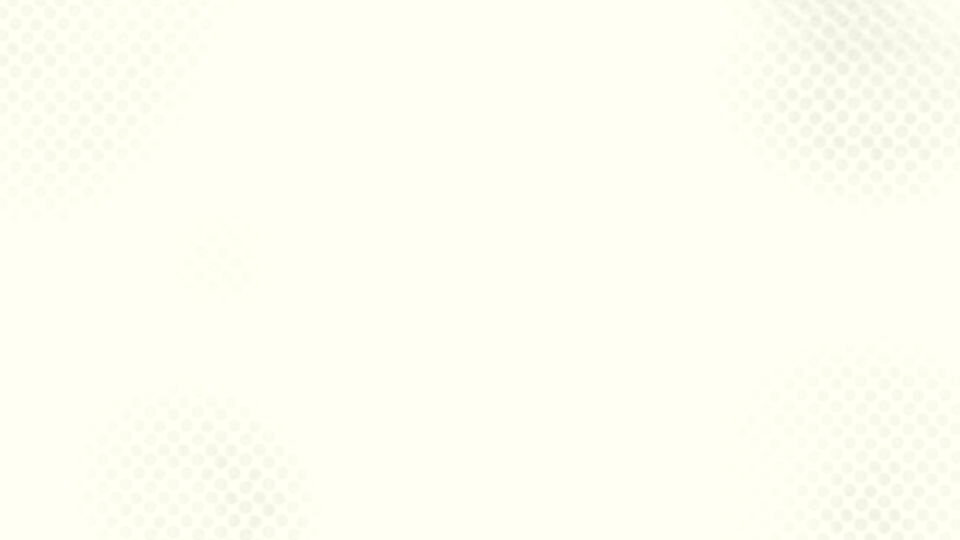
#> input picture Assets/bg.PNG, 960 x 540 px
$ python -i tetris.py   (imports and definitions only)
#> lines starting #> are read from the running program, lines starting #| are printed output that depends on the picture
import random
from typing import Dict, List, Tuple

import cv2
import numpy as np
import itertools
from PIL import Image, ImageFont, ImageDraw
import os

font = ImageFont.truetype(f"Assets/Font/Cubic_11_1.013_R.ttf", 18, encoding="utf-8")
font_title = ImageFont.truetype(f"Assets/Font/Cubic_11_1.013_R.ttf", 20, encoding="utf-8")

# Tetris game class
# noinspection PyMethodMayBeStatic
class Tetris:
    """Tetris game class"""

    # BOARD
    MAP_EMPTY = 0
    MAP_BLOCK = 1
    MAP_PLAYER = 2
    BOARD_WIDTH = 10
    BOARD_HEIGHT = 20

    TETROMINOS = {
        0: {  # I
            0: [(0, 0), (1, 0), (2, 0), (3, 0)],
            90: [(1, 0), (1, 1), (1, 2), (1, 3)],
            180: [(3, 0), (2, 0), (1, 0), (0, 0)],
            270: [(1, 3), (1, 2), (1, 1), (1, 0)],
        },
        1: {  # T
            0: [(1, 0), (0, 1), (1, 1), (2, 1)],
            90: [(0, 1), (1, 2), (1, 1), (1, 0)],
            180: [(1, 2), (2, 1), (1, 1), (0, 1)],
            270: [(2, 1), (1, 0), (1, 1), (1, 2)],
        },
        2: {  # L
            0: [(1, 0), (1, 1), (1, 2), (2, 2)],
            90: [(0, 1), (1, 1), (2, 1), (2, 0)],
            180: [(1, 2), (1, 1), (1, 0), (0, 0)],
            270: [(2, 1), (1, 1), (0, 1), (0, 2)],
        },
        3: {  # J
            0: [(1, 0), (1, 1), (1, 2), (0, 2)],
            90: [(0, 1), (1, 1), (2, 1), (2, 2)],
            180: [(1, 2), (1, 1), (1, 0), (2, 0)],
            270: [(2, 1), (1, 1), (0, 1), (0, 0)],
        },
        4: {  # Z
            0: [(0, 0), (1, 0), (1, 1), (2, 1)],
            90: [(0, 2), (0, 1), (1, 1), (1, 0)],
            180: [(2, 1), (1, 1), (1, 0), (0, 0)],
            270: [(1, 0), (1, 1), (0, 1), (0, 2)],
        },
        5: {  # S
            0: [(2, 0), (1, 0), (1, 1), (0, 1)],
            90: [(0, 0), (0, 1), (1, 1), (1, 2)],
            180: [(0, 1), (1, 1), (1, 0), (2, 0)],
            270: [(1, 2), (1, 1), (0, 1), (0, 0)],
        },
        6: {  # O
            0: [(1, 0), (2, 0), (1, 1), (2, 1)],
            90: [(1, 0), (2, 0), (1, 1), (2, 1)],
            180: [(1, 0), (2, 0), (1, 1), (2, 1)],
            270: [(1, 0), (2, 0), (1, 1), (2, 1)],
        },
        7: None, # Empty
    }

    COLORS = {
        0: (255, 255, 255),
        1: (247, 64, 99), # MAP_BLOCK
        2: (0, 167, 247), # MAP_PLAYER
    }

    ASSETS_PATH = f"Assets/"
    ASSETS = {
        "BG": os.path.join(ASSETS_PATH,"bg.PNG"),
        "board_BG": os.path.join(ASSETS_PATH, "board_bg.PNG"),
        "board_grid": os.path.join(ASSETS_PATH, "board_grid.PNG"),
        "board_border": os.path.join(ASSETS_PATH, "board_border.PNG"),
        "board_info": os.path.join(ASSETS_PATH, "board_info.PNG"),
        "decorate": os.path.join(ASSETS_PATH, "decorate.PNG")
    }

    BLOCK_ASSETS_PATH = os.path.join(ASSETS_PATH, "Blocks")
    MAP_BLOCK_IMG = os.path.join(BLOCK_ASSETS_PATH, "blockMap_1.PNG")
    BLOCK_ASSETS = {
        0: os.path.join(BLOCK_ASSETS_PATH, "blockI_1.PNG"), # I
        1: os.path.join(BLOCK_ASSETS_PATH, "blockT_1.PNG"), # T
        2: os.path.join(BLOCK_ASSETS_PATH, "blockL_1.PNG"), # L
        3: os.path.join(BLOCK_ASSETS_PATH, "blockJ_1.PNG"), # J
        4: os.path.join(BLOCK_ASSETS_PATH, "blockZ_1.PNG"), # Z
        5: os.path.join(BLOCK_ASSETS_PATH, "blockS_1.PNG"), # S
        6: os.path.join(BLOCK_ASSETS_PATH, "blockO_1.PNG"), # O
        7: None, # Empty
    }
    COMPLETED_BLOCK_ASSETS = {
        0: os.path.join(BLOCK_ASSETS_PATH, "blockI.PNG"), # I
        1: os.path.join(BLOCK_ASSETS_PATH, "blockT.PNG"), # T
        2: os.path.join(BLOCK_ASSETS_PATH, "blockL.PNG"), # L
        3: os.path.join(BLOCK_ASSETS_PATH, "blockJ.PNG"), # J
        4: os.path.join(BLOCK_ASSETS_PATH, "blockZ.PNG"), # Z
        5: os.path.join(BLOCK_ASSETS_PATH, "blockS.PNG"), # S
        6: os.path.join(BLOCK_ASSETS_PATH, "blockO.PNG"), # O
        7: None, # Empty
    }

    def __init__(self):
        # to avoid warnings just mention the warnings
        self.game_over = False
        self.current_pos = [3, 0]
        self.current_rotation = 0
        self.board = []
        self.board_label = []
        self.bag = []
        self.next_piece = None
        self.score = 0
        self.lines = 0

        self.reset()

    def reset(self):
        """Resets the game, returning the current state"""
        self.board = [[0] * Tetris.BOARD_WIDTH for _ in range(Tetris.BOARD_HEIGHT)]
        self.board_label = [[-1] * Tetris.BOARD_WIDTH for _ in range(Tetris.BOARD_HEIGHT)]
        self.game_over = False
        self.bag = list(range(len(Tetris.TETROMINOS) - 1))
        random.shuffle(self.bag)
        self.next_piece = self.bag.pop()
        self._new_round(piece_fall=False)
        self.score = 0
        return self._get_board_props(self.board, self.board_label)

    def _get_rotated_piece(self, rotation):
        """Returns the current piece, including rotation"""
        return Tetris.TETROMINOS[self.current_piece][rotation]

    # [17 lines left out: functions _get_complete_board, get_game_score, not called in this run]

    def _new_round(self, piece_fall=False) -> int:
        """Starts a new round (new piece)"""
        score = 0
        if piece_fall:
            # Update board and calculate score
            piece = self._get_rotated_piece(self.current_rotation)
            self.board, self.board_label = self._add_piece_to_board(piece, self.current_pos)
            lines_cleared, self.board, self.board_label = self._clear_lines(self.board, self.board_label)
            score = 1 + ((2 ** (lines_cleared - 1)) * Tetris.BOARD_WIDTH if lines_cleared > 0 else 0)
            self.score += score
            self.lines += lines_cleared

        self.current_piece = self.next_piece
        self.next_piece = self.bag.pop()
        self.current_pos = [3, 0]
        self.current_rotation = 0

        # Generate new bag with the pieces
        if len(self.bag) < 3:
            tmp = list(range(len(Tetris.TETROMINOS) - 1))
            random.shuffle(tmp)
            self.bag += tmp

        if not self.is_valid_position(self._get_rotated_piece(self.current_rotation), self.current_pos):
            self.game_over = True
            self.lines = 0
        return score

    def is_valid_position(self, piece, pos):
        """Check if there is a collision between the current piece and the board.
        :returns: True, if the piece position is _invalid_, False, otherwise
        """
        for x, y in piece:
            x += pos[0]
            y += pos[1]
            if x < 0 or x >= Tetris.BOARD_WIDTH \
                    or y < 0 or y >= Tetris.BOARD_HEIGHT \
                    or self.board[y][x] == Tetris.MAP_BLOCK:
                return False
        return True

    # [21 lines left out: functions _rotate, _add_piece_to_board, not called in this run]

    def _clear_lines(self, board, board_label):
        """Clears completed lines in a board"""
        # Check if lines can be cleared
        lines_to_clear = [index for index, row in enumerate(board) if sum(row) == Tetris.BOARD_WIDTH]
        if lines_to_clear:
            board = [row for index, row in enumerate(board) if index not in lines_to_clear]
            board_label = [row for index, row in enumerate(board_label) if index not in lines_to_clear]
            # Add new lines at the top
            for _ in lines_to_clear:
                board.insert(0, [0 for _ in range(Tetris.BOARD_WIDTH)])
                board_label.insert(0, [0 for _ in range(Tetris.BOARD_WIDTH)])
        return len(lines_to_clear), board, board_label

    def _number_of_holes(self, board):
        """Number of holes in the board (empty square with at least one block above it)"""
        holes = 0

        for col in zip(*board):
            tail = itertools.dropwhile(lambda x: x != Tetris.MAP_BLOCK, col)
            holes += len([x for x in tail if x == Tetris.MAP_EMPTY])

        return holes

    def _bumpiness(self, board):
        """Sum of the differences of heights between pair of columns"""
        total_bumpiness = 0
        max_bumpiness = 0
        min_ys = []

        for col in zip(*board):
            tail = itertools.dropwhile(lambda x: x != Tetris.MAP_BLOCK, col)
            n = Tetris.BOARD_HEIGHT - len([x for x in tail])
            min_ys.append(n)

        for (y0, y1) in window(min_ys):
            bumpiness = abs(y0 - y1)
            max_bumpiness = max(bumpiness, max_bumpiness)
            total_bumpiness += bumpiness

        return total_bumpiness, max_bumpiness

    def _height(self, board):
        """Sum and maximum height of the board"""
        sum_height = 0
        max_height = 0
        min_height = Tetris.BOARD_HEIGHT

        for col in zip(*board):
            tail = itertools.dropwhile(lambda x: x != Tetris.MAP_BLOCK, col)
            height = len([x for x in tail])

            sum_height += height
            max_height = max(height, max_height)
            min_height = min(height, min_height)

        return sum_height, max_height, min_height

    def _get_board_props(self, board, board_label) -> List[int]:
        """Get properties of the board"""
        lines, board, board_label = self._clear_lines(board, board_label)
        holes = self._number_of_holes(board)
        total_bumpiness, max_bumpiness = self._bumpiness(board)
        sum_height, max_height, min_height = self._height(board)
        return [lines, holes, total_bumpiness, sum_height]

    # [33 lines left out: function get_next_states, not called in this run]

    def get_state_size(self):
        """Size of the state"""
        return 4

    # [58 lines left out: functions move, fall, hard_drop, render, not called in this run]

    def renderImg(self, img):
        """Import some assets"""
        # Assets' size is 960x540

        # board assets
        board_BG_img = Image.open(Tetris.ASSETS["board_BG"]).convert("RGBA")
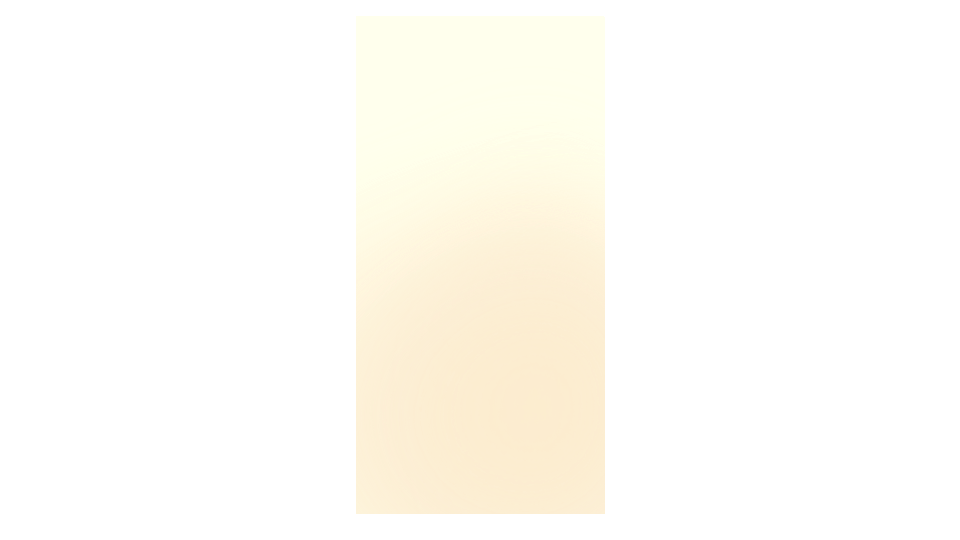
#> input picture Assets/board_bg.PNG, 960 x 540 px
#> board_BG_img is the input picture: PIL image 960x540 RGBA; mean R, G, B, A 60.7, 58.6, 52.9, 61
        board_grid_img = Image.open(Tetris.ASSETS["board_grid"]).convert("RGBA")
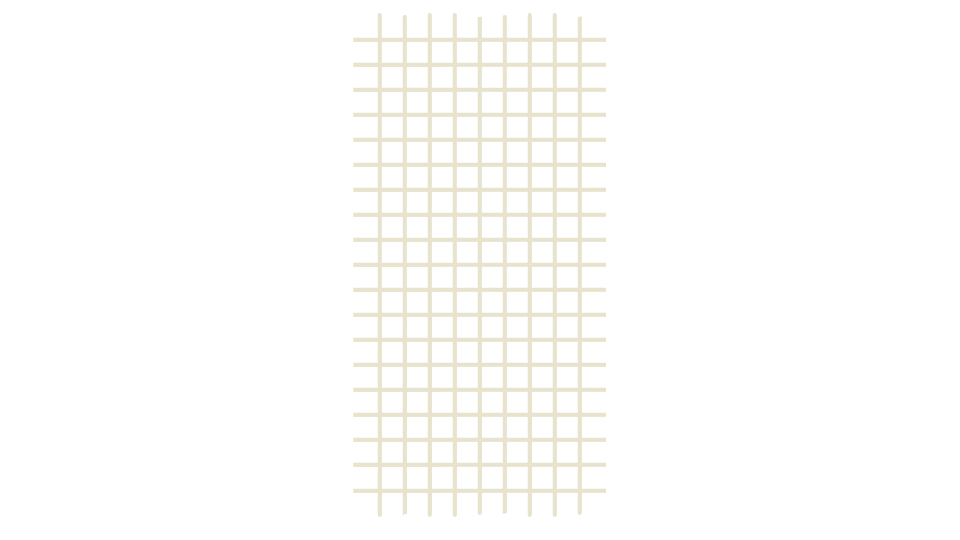
#> input picture Assets/board_grid.PNG, 960 x 540 px
#> board_grid_img is the input picture: PIL image 960x540 RGBA; mean R, G, B, A 18.9, 18.6, 16.7, 17.4
        board_border_img = Image.open(Tetris.ASSETS["board_border"]).convert("RGBA")
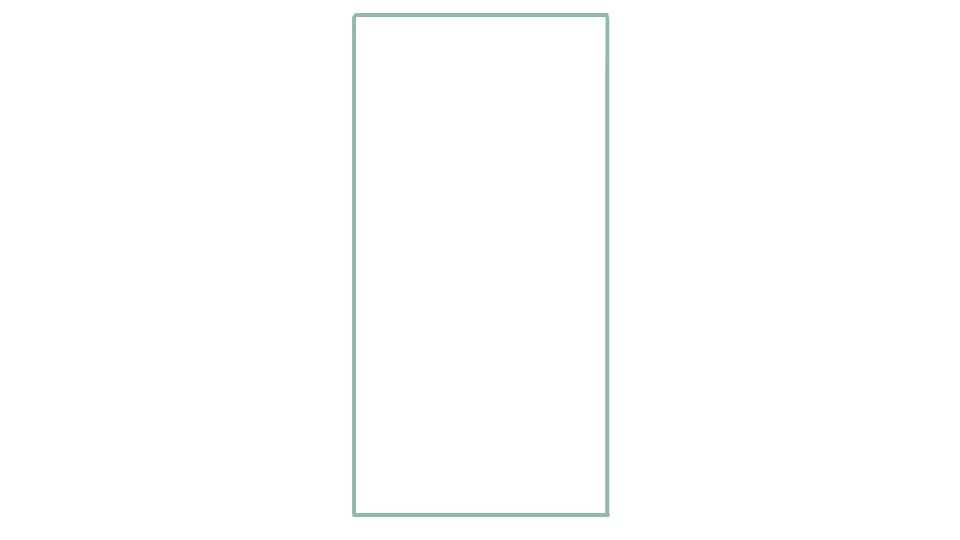
#> input picture Assets/board_border.PNG, 960 x 540 px
#> board_border_img is the input picture: PIL image 960x540 RGBA; mean R, G, B, A 227, 237, 234.9, 2.9
        board_info_img = Image.open(Tetris.ASSETS["board_info"]).convert("RGBA")
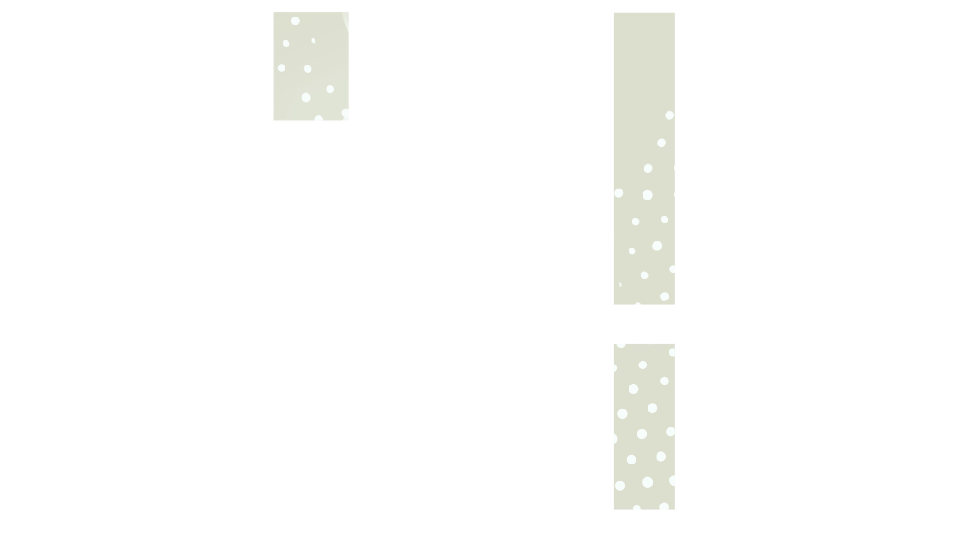
#> input picture Assets/board_info.PNG, 960 x 540 px
#> board_info_img is the input picture: PIL image 960x540 RGBA; mean R, G, B, A 15.9, 16.1, 15, 17.7

        board_BG_img.paste(board_grid_img, (0, 0), board_grid_img)
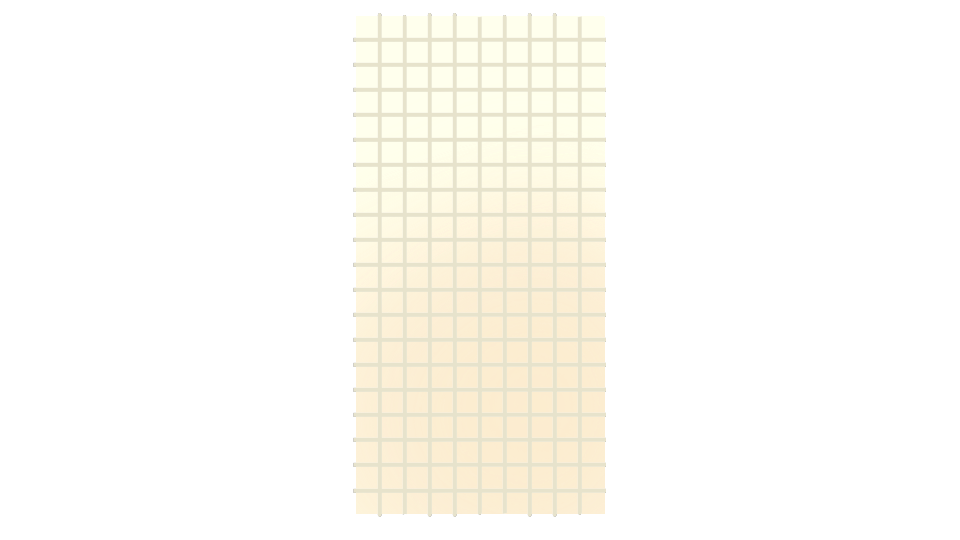
#> board_BG_img: PIL image 960x540 RGBA; mean R, G, B, A 59.3, 57.6, 51.9, 60; transparent parts drawn white
        board_BG_img.paste(board_info_img, (0, 0), board_info_img)
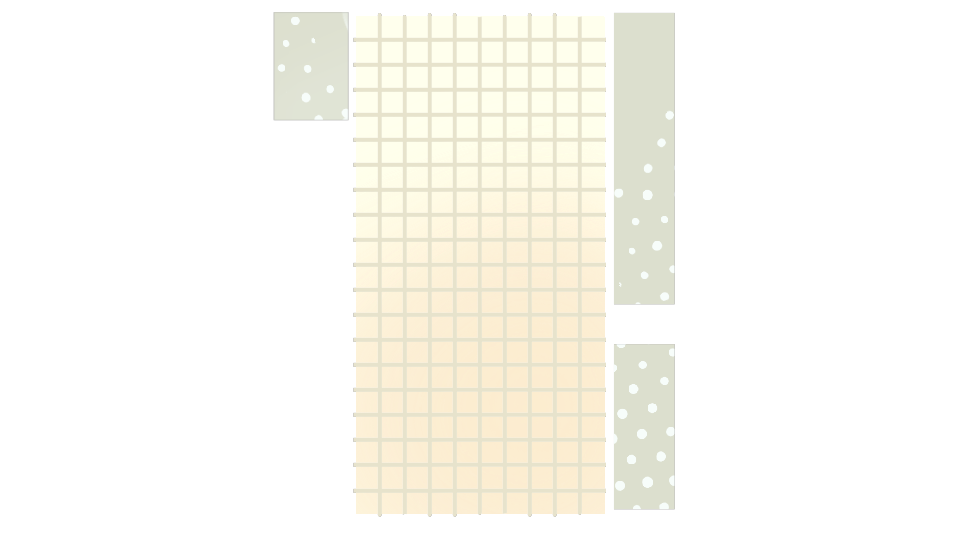
#> board_BG_img: PIL image 960x540 RGBA; mean R, G, B, A 74.7, 73.2, 66.5, 77.5; transparent parts drawn white
        board_BG_img.paste(board_border_img, (0, 0), board_border_img)

        # process the blocks in map
        '''map_block = Image.open(Tetris.MAP_BLOCK_IMG).convert("RGBA")
        current_block = list(Tetris.TETROMINOS.keys()).index(self.current_piece)
        current_block_img = Image.open(Tetris.BLOCK_ASSETS[current_block]).convert("RGBA")'''
        for y in range(Tetris.BOARD_HEIGHT):
            for x in range(Tetris.BOARD_WIDTH):
                if self.board_label[y][x] != -1 \
                    and img[y, x, 0] != Tetris.COLORS[Tetris.MAP_EMPTY][2] \
                    and img[y, x, 1] != Tetris.COLORS[Tetris.MAP_EMPTY][1] \
                    and img[y, x, 2] != Tetris.COLORS[Tetris.MAP_EMPTY][0]:
                    block_img = Image.open(Tetris.BLOCK_ASSETS[self.board_label[y][x]]).convert("RGBA")
                    board_BG_img.paste(block_img, ((480 - 125) + x * 25, 13 + y * 25), block_img)
                    # 480 is (the width of the image / 2) (unit: pixels)
                    # 127 is the center of the image to the board's left border (unit: pixels)
                    # 13 is the board's top border to the image's top (unit: pixel)
                    # 25 is the block's size (unit: pixel)

        # show next block
        next_block = list(Tetris.TETROMINOS.keys()).index(self.next_piece)
#> (the run stopped early here; a loop or call above may not have finished)
